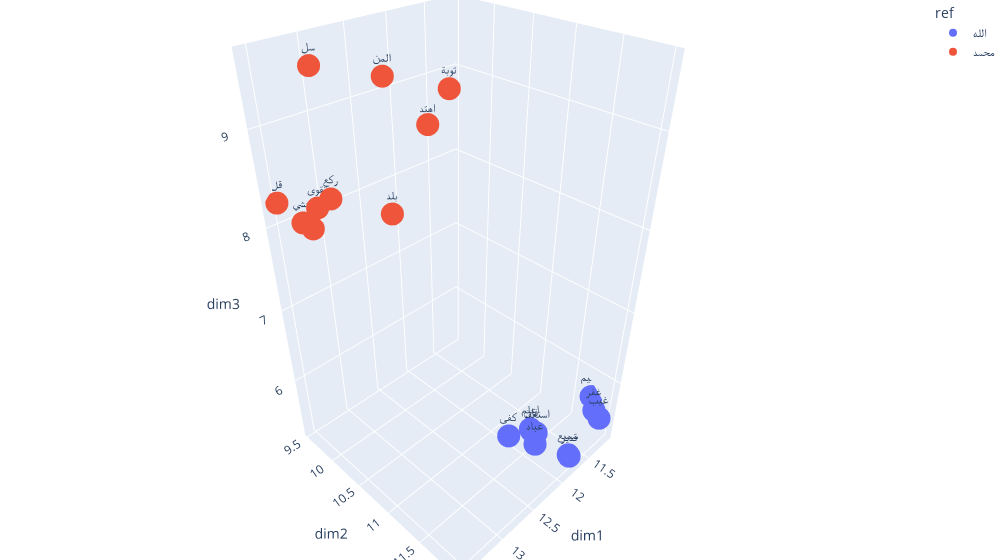

The notebook cell this image was saved under:
### Code cell
# 3D Plot
look_for = ['الله','محمد']
fig_umap = px.scatter_3d(lookup_df(umap_df, look_for), x='dim1', y='dim2', z='dim3', text='word', width=1000, color='ref')
fig_umap.update_layout(margin=dict(l=0, r=0, b=0, t=0))
fig_umap.show()

### Figure 1 — Plotly figure (JSON) as saved in the notebook; plotly's stock layout.template omitted (floating-point values rounded to 4 significant figures)
{"data": [{"hovertemplate": "ref=الله<br>dim1=%{x}<br>dim2=%{y}<br>dim3=%{z}<br>word=%{text}<extra></extra>", "legendgroup": "الله", "marker": {"color": "#636efa", "symbol": "circle"}, "mode": "markers+text", "name": "الله", "scene": "scene", "showlegend": true, "text": ["فان", "اعلم", "عباد", "غيب", "غفر", "سميع", "قدير", "استغفر", "كفى", "حليم"], "type": "scatter3d", "x": [11.83, 11.89, 11.97, 11.29, 11.2, 11.73, 11.74, 11.84, 12.23, 11.14], "y": [11.46, 11.49, 11.63, 12.0, 11.87, 11.94, 11.96, 11.54, 11.45, 11.77], "z": [5.351, 5.444, 5.37, 5.554, 5.526, 5.248, 5.241, 5.383, 5.571, 5.637]}, {"hovertemplate": "ref=محمد<br>dim1=%{x}<br>dim2=%{y}<br>dim3=%{z}<br>word=%{text}<extra></extra>", "legendgroup": "محمد", "marker": {"color": "#EF553B", "symbol": "circle"}, "mode": "markers+text", "name": "محمد", "scene": "scene", "showlegend": true, "text": ["خشي", "قل", "سل", "تقوى", "بلد", "فقير", "توبة", "ركع", "المن", "اهتد"], "type": "scatter3d", "x": [13.52, 13.51, 13.23, 13.55, 13.07, 13.47, 12.8, 13.49, 12.76, 12.37], "y": [9.956, 9.533, 9.921, 10.29, 10.7, 10.04, 11.13, 10.42, 10.28, 10.41], "z": [8.224, 8.262, 9.575, 8.523, 8.435, 8.179, 9.576, 8.636, 9.462, 8.962]}], "layout": {"legend": {"title": {"text": "ref"}, "tracegroupgap": 0}, "margin": {"b": 0, "l": 0, "r": 0, "t": 0}, "scene": {"domain": {"x": [0, 1], "y": [0, 1]}, "xaxis": {"title": {"text": "dim1"}}, "yaxis": {"title": {"text": "dim2"}}, "zaxis": {"title": {"text": "dim3"}}}, "width": 1000}}
